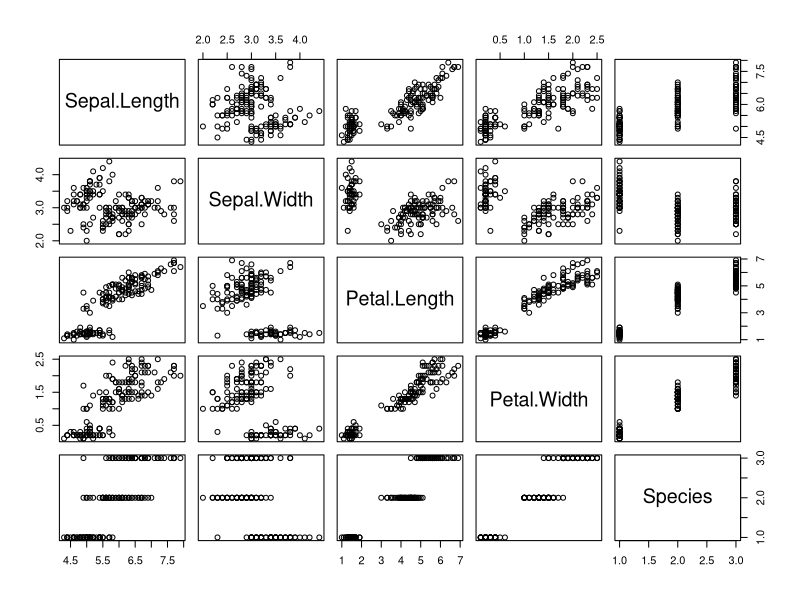
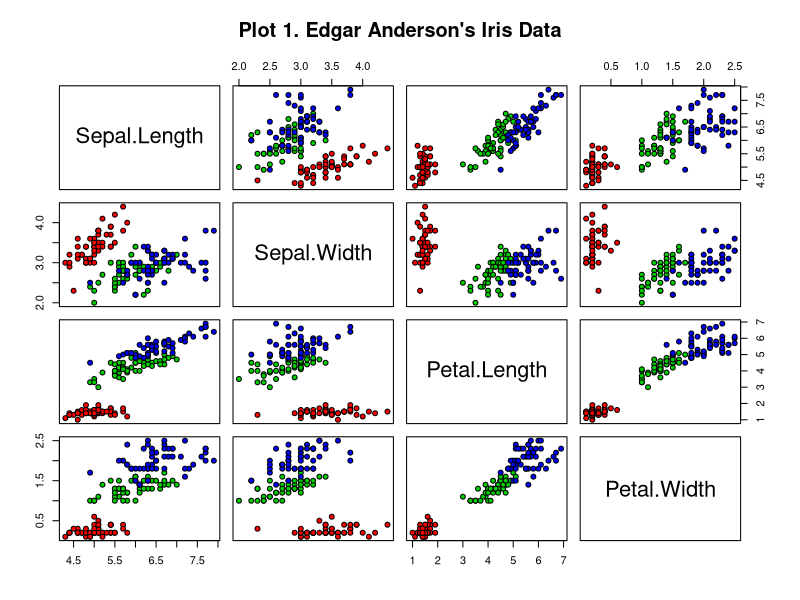
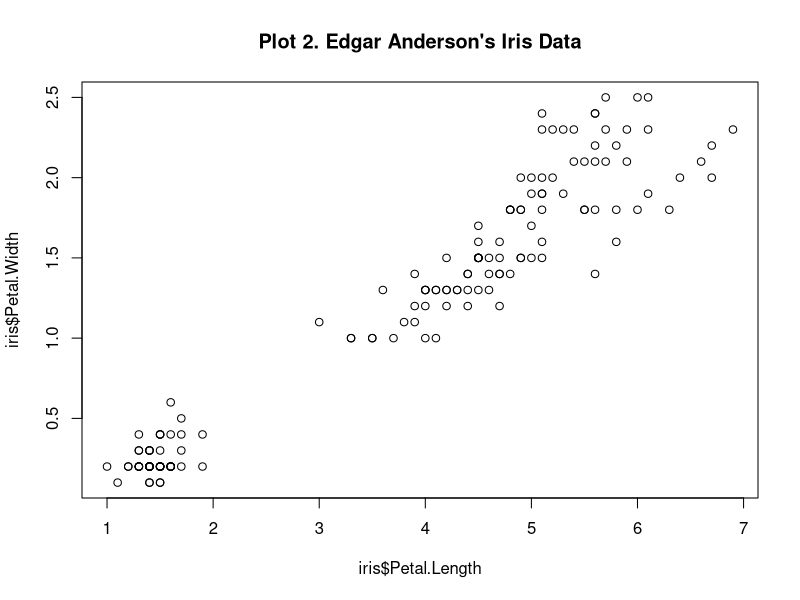
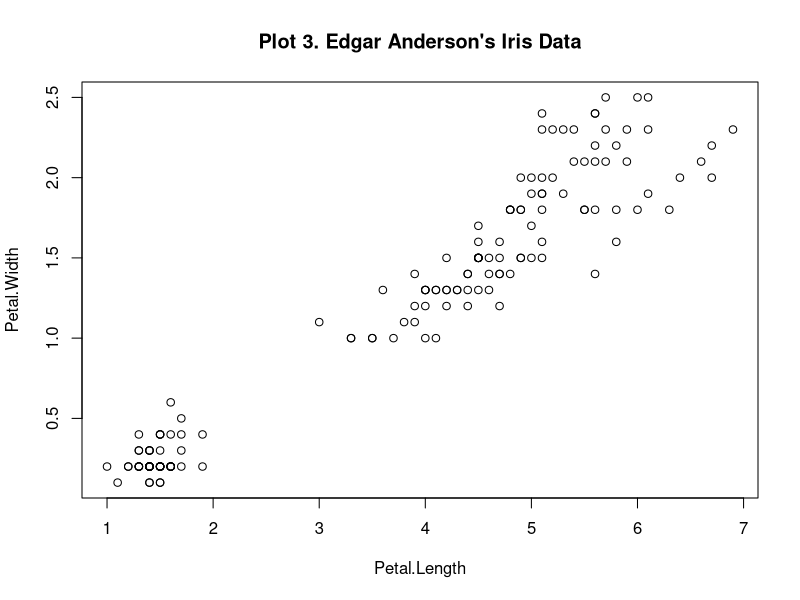

Recreate these plots in R, in order.

# attach the iris dataset, so we don't need to put iris$ in front of everything
attach(iris)

## BASIC Data investigation =============================================
# show the header data rows
head(iris)

# show the tail data rows
tail(iris)

# show a summary of the variables
summary(iris)

# PLOTS =================================================================
# everything by everything
plot(iris)

# selected variables and add some colour
pairs(iris[1:4], main = "Plot 1. Edgar Anderson's Iris Data", 
                 pch = 21, 
                 bg = c("red", "green3", "blue")[unclass(iris$Species)])

# length by width
plot(iris$Petal.Length, iris$Petal.Width, 
                 main="Plot 2. Edgar Anderson's Iris Data")

# length by width
plot(Petal.Length, Petal.Width, 
     main="Plot 3. Edgar Anderson's Iris Data")
